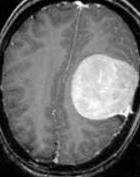
#> input picture augmented_dataset/Tumorous/aug_Y_0_0_2305.jpg, 140 x 177 px; its folder holds only this picture in this run
$ jupyter execute --allow-errors EDA_DataPreprocessing.ipynb
#> lines starting #> are read from the running program, lines starting #| are printed output that depends on the picture; after the words box and inside, x2 and y2 are one past the last pixel; in counts of white or black regions, pixels touching at a corner belong together
[cell 1]
import pandas as pd
import numpy as np
import seaborn as sns
import tensorflow as tf
import matplotlib.pyplot as plt
import cv2
import os,shutil
import imutils
import matplotlib.image as mpimg
from sklearn.utils import shuffle

### EDA

[cell 2]
brain_tumor_dataset_tumorous="brain_tumor_dataset/Tumorous/"
brain_tumor_dataset_non_tumorous='brain_tumor_dataset/Non-Tumorous/'
tumor=len(os.listdir(brain_tumor_dataset_tumorous))
#> (the rest of this cell did not finish here and is left out)

#> (a cell that did not finish here is left out)

Observation:From the above chart our dataset is imbalanced.

[cell 4]
# Rename Image names
i=0
for filename in os.listdir(brain_tumor_dataset_tumorous):
    old_name=brain_tumor_dataset_tumorous+filename
    new_name=brain_tumor_dataset_tumorous+'Y_'+str(i)+'.jpg'
    os.rename(old_name,new_name)
    i+=1
print('File renamed successfully.')

[cell 5]
#  Rename Image names
i=0
#> (the rest of this cell did not finish here and is left out)

### Data Augmentation

[cell 6]
from tensorflow.keras.preprocessing.image import ImageDataGenerator

[cell 7]
# Augmented image generated function
def augmented_data(file_dir, n_generated_samples, save_to_dir):
    data_gen = ImageDataGenerator(rotation_range=10,
                      width_shift_range=0.1,
                      height_shift_range=0.1,
                      shear_range=0.1,
                      brightness_range=(0.3, 1.0),
                      horizontal_flip=True,
                      vertical_flip=True,
                      fill_mode='nearest')
    for filename in os.listdir(file_dir):
        image = cv2.imread(file_dir+ filename)
        image = image.reshape((1,) + image.shape)
        save_prefix = 'aug_' + filename[:-4]
        i=0
        for batch in data_gen.flow(x = image, batch_size = 1, save_to_dir = save_to_dir, save_prefix = save_prefix, save_format = "jpg"):
            i+=1
            if i>n_generated_samples:
                break

[cell 8]
augmented_dataset_tumorous="augmented_dataset/Tumorous/"
augmented_dataset_non_tumorous="augmented_dataset/Non-Tumorous/"
os.makedirs(augmented_dataset_tumorous, exist_ok=True)
os.makedirs(augmented_dataset_non_tumorous, exist_ok=True)

print("Folder created successfully")

[cell 9]
augmented_data(brain_tumor_dataset_tumorous,6,augmented_dataset_tumorous)
#> (the call stopped at in augmented_data, `data_gen = ImageDataGenerator(rotation_range=10, width_shift_range=0.1..`: tensorflow is not available in this run)
augmented_data(brain_tumor_dataset_non_tumorous,9,augmented_dataset_non_tumorous)
#> (the call stopped at in augmented_data, `data_gen = ImageDataGenerator(rotation_range=10, width_shift_range=0.1..`: tensorflow is not available in this run)

[cell 10]
tumor=len(os.listdir(augmented_dataset_tumorous))
nonTumor=len(os.listdir(augmented_dataset_non_tumorous))
print(tumor,nonTumor)

[cell 11]
data={
    'Tumor':tumor,
    "Non-Tumor":nonTumor
}
types=data.keys()
values=data.values()

# plot a bar plot
plt.figure(figsize=(4,3))
plt.bar(types,values)
plt.show()
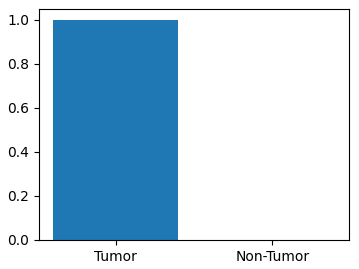
#> figure drawn by matplotlib, 1 panel

### Image Preprocessing

[cell 12]
def crop_brain_tumor_img(image, plot=False):
    gray = cv2.cvtColor(image, cv2.COLOR_BGR2GRAY)
    gray = cv2.GaussianBlur(gray, (5,5), 0)

    thres = cv2.threshold(gray, 45, 255, cv2.THRESH_BINARY)[1]
    thres =cv2.erode(thres, None, iterations = 2)
    thres = cv2.dilate(thres, None, iterations = 2)

    cnts = cv2.findContours(thres.copy(), cv2.RETR_EXTERNAL, cv2.CHAIN_APPROX_SIMPLE)
    cnts = imutils.grab_contours(cnts)
    c = max(cnts, key = cv2.contourArea)

    extLeft = tuple(c[c[:,:,0].argmin()][0])
    extRight = tuple(c[c[:,:,0].argmax()][0])
    extTop = tuple(c[c[:,:,1].argmin()][0])
    extBot = tuple(c[c[:,:,1].argmax()][0])

    new_image = image[extTop[1]:extBot[1], extLeft[0]:extRight[0]]

    if plot:
        plt.figure()
        plt.subplot(1, 2, 1)
        plt.imshow(image)

        plt.tick_params(axis='both', which='both',
                        top=False, bottom=False, left=False, right=False,
                        labelbottom=False, labeltop=False, labelleft=False, labelright=False)

        plt.title('Original Image')

        plt.subplot(1, 2, 2)
        plt.imshow(new_image)

        plt.tick_params(axis='both', which='both',
                        top=False, bottom=False, left=False, right=False,
                        labelbottom=False, labeltop=False, labelleft=False, labelright=False)

        plt.title('Cropped Image')
        plt.show()
    return new_image

[cell 13]
img=cv2.imread("augmented_dataset/Non-Tumorous/aug_N_0_0_1747.jpg")
#> (the rest of this cell did not finish here and is left out)

[cell 14]
# crop image for better predication
for filename in os.listdir(augmented_dataset_tumorous):
    img = cv2.imread(augmented_dataset_tumorous + filename)
#> img is the input picture: shape (177, 140, 3); min 0, max 255, mean 106.9
    img = crop_brain_tumor_img(img, False)
#> call 2 of crop_brain_tumor_img, with plot = False
#> in crop_brain_tumor_img (call 2), `gray = cv2.GaussianBlur(gray, (5,5), 0)`:
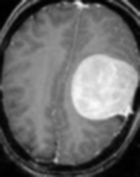
#> gray: shape (177, 140); min 0, max 251, mean 107
#> in crop_brain_tumor_img (call 2), `thres = cv2.threshold(gray, 45, 255, cv2.THRESH_BINARY)[1]`:
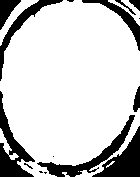
#> thres: shape (177, 140); 80.3% white; 15 black regions (6 under 20 px), largest, box (x1, y1, x2, y2) and area: (0, 91, 35, 177) 1082, (92, 126, 140, 177) 1037, (37, 115, 135, 177) 996
#> in crop_brain_tumor_img (call 2), `thres =cv2.erode(thres, None, iterations = 2)`:
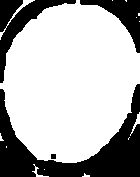
#> thres: shape (177, 140); 70% white; 4 black regions, box (x1, y1, x2, y2) and area: (0, 84, 140, 177) 4742, (0, 0, 76, 83) 1588, (80, 0, 140, 53) 1068, (51, 154, 56, 159) 25
#> in crop_brain_tumor_img (call 2), `thres = cv2.dilate(thres, None, iterations = 2)`:
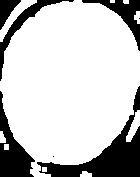
#> thres: shape (177, 140); 77.7% white; 7 black regions (2 under 20 px)
#> in crop_brain_tumor_img (call 2), `cnts = cv2.findContours(thres.copy(), cv2.RETR_EXTERNAL, cv2.CHAIN_APP..`: cnts = 10 contours, 3 with area under 20; largest, box (x1, y1, x2, y2) and area: (0, 0, 140, 177) 18146, (0, 0, 37, 42) 332, (126, 110, 140, 142) 172, (80, 171, 92, 177) 42, (0, 131, 6, 143) 40, (134, 11, 140, 24) 40, (4, 144, 9, 150) 20
#> in crop_brain_tumor_img (call 2), `c = max(cnts, key = cv2.contourArea)`: c = contour of 210 points, box (x1, y1, x2, y2) (0, 0, 140, 177), area 18146
#> in crop_brain_tumor_img (call 2), `extLeft = tuple(c[c[:,:,0].argmin()][0])`: extLeft = (0, 81)
#> in crop_brain_tumor_img (call 2), `extRight = tuple(c[c[:,:,0].argmax()][0])`: extRight = (139, 85)
#> in crop_brain_tumor_img (call 2), `extTop = tuple(c[c[:,:,1].argmin()][0])`: extTop = (74, 0)
#> in crop_brain_tumor_img (call 2), `extBot = tuple(c[c[:,:,1].argmax()][0])`: extBot = (34, 176)
#> in crop_brain_tumor_img (call 2), `new_image = image[extTop[1]:extBot[1], extLeft[0]:extRight[0]]`:
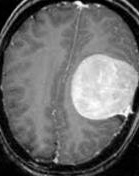
#> new_image: shape (176, 139, 3); min 0, max 255, mean 107.9
    cv2.imwrite(augmented_dataset_tumorous + filename, img)

for filename in os.listdir(augmented_dataset_non_tumorous):
    img = cv2.imread(augmented_dataset_non_tumorous + filename)
    img = crop_brain_tumor_img(img, False)
    cv2.imwrite(augmented_dataset_non_tumorous + filename, img)

$ run again, on augmented_dataset/Tumorous/aug_Y_114_0_4123.jpg
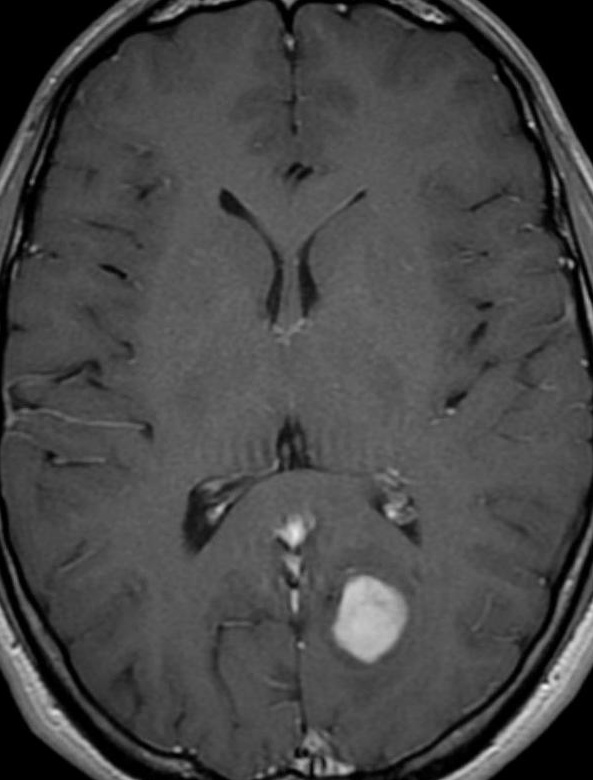
#> input picture augmented_dataset/Tumorous/aug_Y_114_0_4123.jpg, 593 x 780 px
#> img is the input picture: shape (780, 593, 3); min 0, max 243, mean 71.3
#> in crop_brain_tumor_img (call 2), `thres = cv2.threshold(gray, 45, 255, cv2.THRESH_BINARY)[1]`:
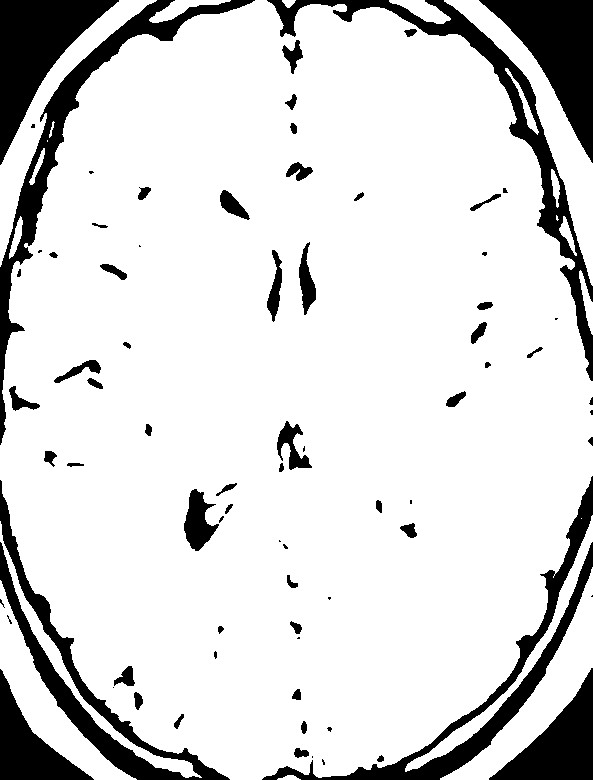
#> thres: shape (780, 593); 85.4% white; 77 black regions (23 under 20 px), largest, box (x1, y1, x2, y2) and area: (262, 476, 593, 780) 8842, (267, 0, 593, 381) 8747, (0, 480, 230, 780) 8384
#> in crop_brain_tumor_img (call 2), `thres = cv2.dilate(thres, None, iterations = 2)`:
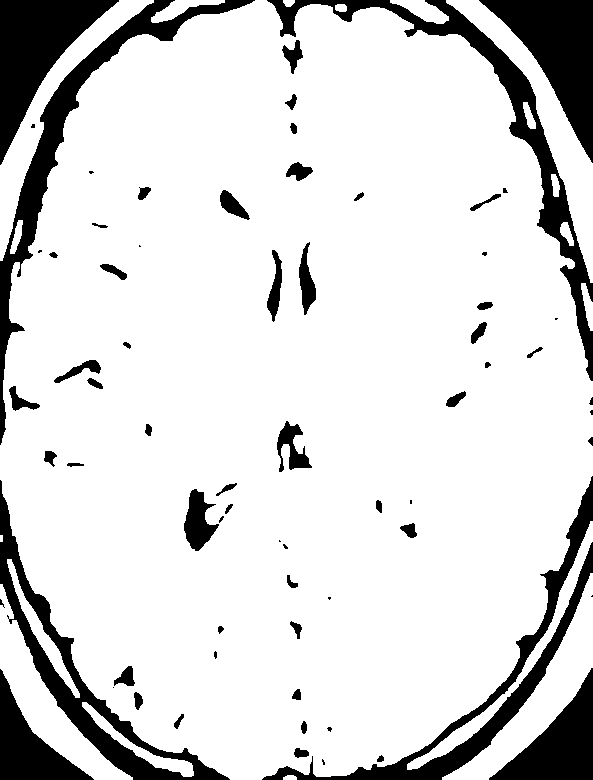
#> thres: shape (780, 593); 85.2% white; 70 black regions (19 under 20 px)
#> cnts = 19 contours, 1 with area under 20; largest, box (x1, y1, x2, y2) and area: (0, 0, 593, 780) 366379, (442, 573, 593, 780) 6744, (446, 0, 593, 283) 6682, (0, 584, 133, 780) 5929, (0, 0, 154, 261) 5432
#> c = contour of 1129 points, box (x1, y1, x2, y2) (0, 0, 593, 780), area 366379
#> extLeft = (0, 445)
#> extRight = (592, 475)
#> extTop = (255, 0)
#> extBot = (230, 779)

$ run again, on augmented_dataset/Tumorous/aug_Y_116_0_2066.jpg
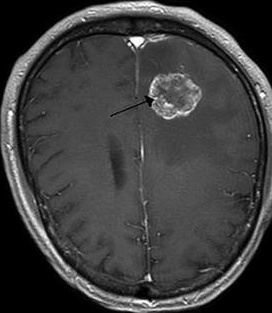
#> input picture augmented_dataset/Tumorous/aug_Y_116_0_2066.jpg, 272 x 313 px
#> img is the input picture: shape (313, 272, 3); min 0, max 255, mean 63
#> in crop_brain_tumor_img (call 2), `thres = cv2.dilate(thres, None, iterations = 2)`:
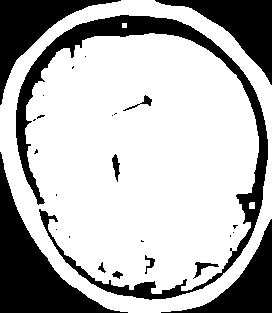
#> thres: shape (313, 272); 71% white; 26 black regions (15 under 20 px)
#> cnts = 1 contour; box (x1, y1, x2, y2) and area: (0, 0, 272, 313) 68738
#> c = contour of 332 points, box (x1, y1, x2, y2) (0, 0, 272, 313), area 68738
#> extLeft = (0, 105)
#> extRight = (271, 218)
#> extTop = (121, 0)
#> extBot = (128, 312)
#> in crop_brain_tumor_img (call 2), `new_image = image[extTop[1]:extBot[1], extLeft[0]:extRight[0]]`:
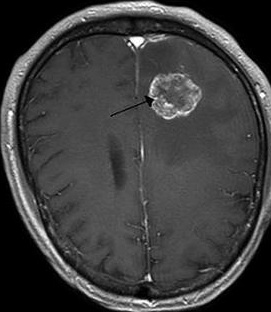
#> new_image: shape (312, 271, 3); min 0, max 255, mean 63.2

$ run again, on augmented_dataset/Tumorous/aug_Y_123_0_472.jpg
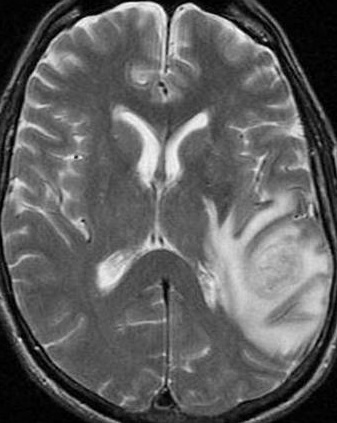
#> input picture augmented_dataset/Tumorous/aug_Y_123_0_472.jpg, 337 x 423 px
#> img is the input picture: shape (423, 337, 3); min 0, max 255, mean 95.2
#> in crop_brain_tumor_img (call 2), `thres = cv2.dilate(thres, None, iterations = 2)`:
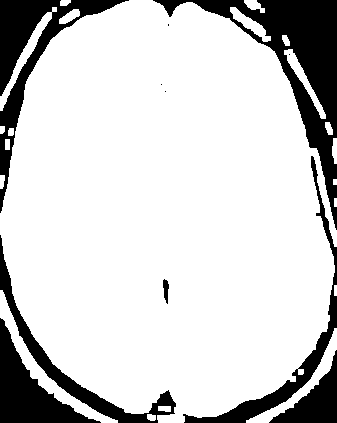
#> thres: shape (423, 337); 81.5% white; 11 black regions (4 under 20 px)
#> cnts = 21 contours, 2 with area under 20; largest, box (x1, y1, x2, y2) and area: (0, 0, 337, 423) 109700, (0, 290, 118, 423) 1676, (246, 328, 337, 423) 1060, (0, 7, 57, 111) 712, (284, 49, 326, 119) 487
#> c = contour of 716 points, box (x1, y1, x2, y2) (0, 0, 337, 423), area 109700
#> extLeft = (0, 213)
#> extRight = (336, 246)
#> extTop = (129, 0)
#> extBot = (158, 422)
#> in crop_brain_tumor_img (call 2), `new_image = image[extTop[1]:extBot[1], extLeft[0]:extRight[0]]`:
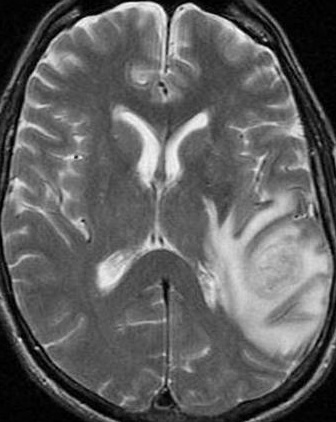
#> new_image: shape (422, 336, 3); min 0, max 255, mean 95.5
